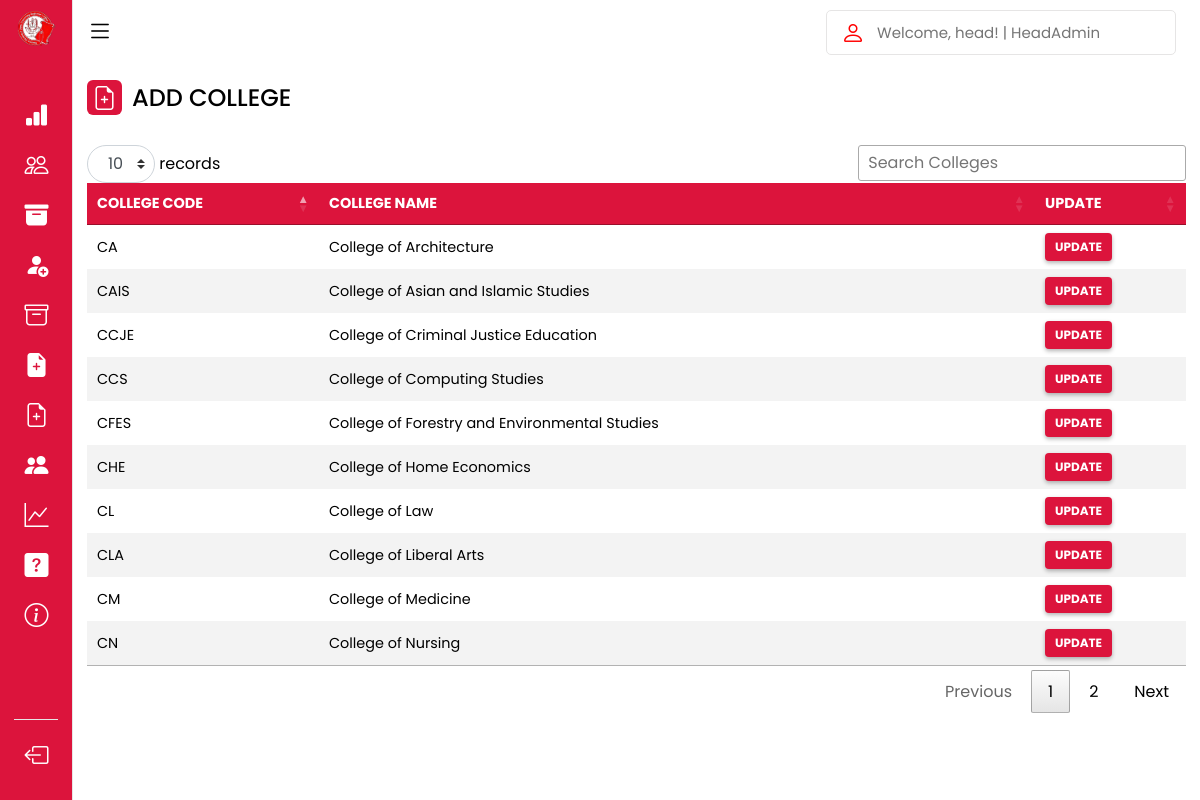
The app's page /head/college.php (signed in) with its own data.
### tables this page shows
CREATE TABLE `college` (
  `id` int(15) NOT NULL,
  `code` varchar(100) NOT NULL,
  `college_name` varchar(100) NOT NULL
);

### head/college.php (the view, shortened to what this page needs)
<?php
@include '../config.php';
?>
<!DOCTYPE html>
<html lang="en">
<?php include 'includes/header.php'?>
  <body>
  <section class="dashboard">
        <div class="top">
            <i class="bi bi-list sidebar-toggle"></i>
            <div class="search-box">
                <i class="bi bi-person" style="font-size: 1.5rem; color: rgb(255, 0, 0);"></i>
                <input type="text" placeholder="<?php echo 'Welcome, ' . $_SESSION['username'] . '! | ' . $_SESSION['usertype'];?>" disabled>
            </div>
        </div>
        <div class="dash-content">
            <div class="activity">
                <div class="title">
                    <a href="./?page=addcollege" style="text-decoration: none; color: black;">
                    <i class="bi bi-file-earmark-plus"></i></a>
                        <span class="text">ADD COLLEGE</span>
                </div>
                <table id="example" class="table">
    <thead>
    <tr>
      <th scope="col">COLLEGE CODE</th>
      <th scope="col">COLLEGE NAME</th>
      <th scope="col">UPDATE</th>
    </tr>
  </thead>
  <tbody class="table-group-divider">
    <?php
            $select="select * from college";
            $result = mysqli_query($conn, $select);
            if($result){
                while($row=mysqli_fetch_assoc($result)){
                    $id=$row['id'];
                    $college_name=$row['college_name'];
                    $code=$row['code'];
                    echo '<tr>
                    <td>'.$code.'</td>
                    <td>'.$college_name.'</td>
                    <td>
                        <a href="updatecollege.php?updatesid='.$id.'"><buttons class="btn-button">UPDATE</buttons></a>
                    </td>
                  </tr>';
                }
                }
        ?>
  </tbody>
</table>
</div>
 </section>
  </body>
</html>

### head/includes/header.php (shortened to what this page needs)
<head>
    <link rel="stylesheet" href="../lib/CSS/style.css">
    <link rel="stylesheet" href="../lib/CSS/aboutsystem.css">
    <link rel="stylesheet" href="../lib/CSS/back.css">
    <link rel="stylesheet" href="../lib/CSS/unicons.css">
    <link rel="stylesheet" type="text/css" href="../lib/CSS/jquery.dataTables.css">
    <link href="../lib/CSS/buttons.dataTables.css" rel="stylesheet"/>
    <nav class="sidebar close">
        <div class="logo-name">
            <div class="logo-image">
                <img src="../lib/img/reg.png">
            </div>
        </div>
        <div class="menu-items">
        <ul class="nav-links">
                <li>
                    <a href="./">
                    <i class="bi bi-bar-chart-fill"></i>
                    </a>
                </li>
                <li>
                    <a href="./?page=main">
                    <i class="bi bi-people"></i>
                    </a>
                </li>
                <li>
                    <a href="./?page=archivemain">
                    <i class="bi bi-archive-fill"></i>
                    </a>
                </li>
                <li>
                <a href="./?page=esu">
                    <i class="bi bi-person-fill-add"></i>
                    </a>
                </li>
                <li>
                    <a href="./?page=archiveesu">
                    <i class="bi bi-archive"></i>
                    </a>
                </li>
                <li>
                    <a href="./?page=college">
                    <i class="bi bi-file-earmark-plus-fill"></i>
                    </a>
                </li>
                <li>
                    <a href="./?page=course">
                    <i class="bi bi-file-earmark-plus"></i>
                    </a>
                </li>
                <li>
                    <a href="./?page=users">
                    <i class="bi bi-people-fill"></i>
                    </a>
                </li>
                <li>
                    <a href="./?page=statistics">
                    <i class="bi bi-graph-up"></i>
                    </a>
                </li>
                <li>
                    <a href="./?page=help">
                    <i class="bi bi-question-square-fill"></i>
                    </a>
                </li>
                <li class="nav-item dropdown">
                <a class="nav-link dropdown-toggle" id="navbarDropdown" role="button" data-bs-toggle="dropdown" aria-expanded="false">
                    <i class="bi bi-info-circle"></i>
                </a>
                </li>
            </ul>
            <ul class="logout-mode">
                <li>
                    <a href="../logout.php">
                        <i class="bi bi-box-arrow-left"></i>
                    </a>
                </li>
            </ul>
        </div>
    </nav>
</head>

### records on screen
college: code "CCS", college_name "College of Computing Studies"
college: code "CCJE", college_name "College of Criminal Justice Education"
college: code "CAIS", college_name "College of Asian and Islamic Studies"
college: code "CFES", college_name "College of Forestry and Environmental Studies"
college: code "CHE", college_name "College of Home Economics"
college: code "CL", college_name "College of Law"
college: code "CLA", college_name "College of Liberal Arts"
college: code "CN", college_name "College of Nursing"
college: code "CA", college_name "College of Architecture"
college: code "CM", college_name "College of Medicine"
